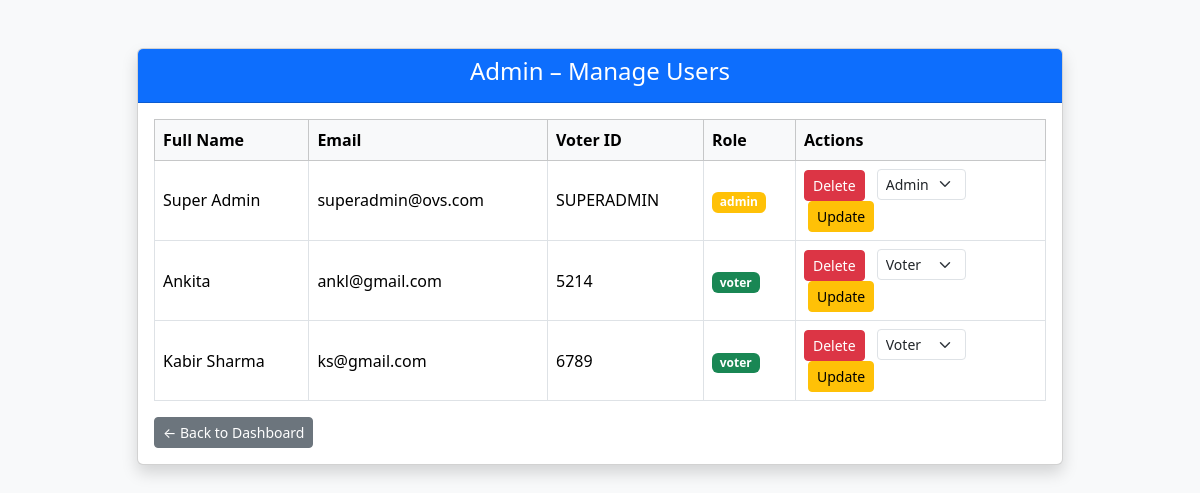
The app's page /admin/users (signed in) with its own data.
### tables this page shows
CREATE TABLE users (
            id INTEGER PRIMARY KEY AUTOINCREMENT,
            full_name TEXT NOT NULL,
            email TEXT UNIQUE NOT NULL,
            password TEXT NOT NULL,
            aadhaar_number TEXT UNIQUE NOT NULL,
            voter_id TEXT UNIQUE NOT NULL,
            role TEXT CHECK(role IN ('voter', 'admin')) NOT NULL
        );

### app.py (the view)
@app.route("/admin/users")
@admin_required
@login_required
def admin_users():
    conn = get_db_connection()
    users = conn.execute("""
        SELECT id, full_name, email, voter_id, role
        FROM users
        WHERE id != ?
    """, (session["user_id"],)).fetchall()
    conn.close()
    return render_template("admin/admin_users.html", users=users)

### app.py (called while the page is built)
def get_db_connection():
    conn = sqlite3.connect(DATABASE)
    conn.row_factory = sqlite3.Row
    return conn

def login_required(view_func):
    @wraps(view_func)
    def wrapper(*args, **kwargs):
        if "user_id" not in session:
            flash("Please login first", "danger")
            return redirect(url_for("login"))
        return view_func(*args, **kwargs)
    return wrapper

def admin_required(view_func):
    @wraps(view_func)
    def wrapper(*args, **kwargs):
        if "user_id" not in session:
            flash("Please login first", "danger")
            return redirect(url_for("login"))
        if session.get("role") != "admin":
            flash("Admin access required", "danger")
            return redirect(url_for("login"))
        return view_func(*args, **kwargs)
    return wrapper

### templates/admin/admin_users.html (shortened to what this page needs)
<!DOCTYPE html>
<html lang="en">
<head>
    <link href="https://cdn.jsdelivr.net/npm/bootstrap@5.3.2/dist/css/bootstrap.min.css" rel="stylesheet">
</head>
<body class="bg-light">
<div class="container mt-5">
    <div class="row justify-content-center">
        <div class="col-md-10">
            <div class="card shadow">
                <div class="card-header bg-primary text-white text-center">
                    <h4>Admin – Manage Users</h4>
                </div>
                <div class="card-body">
                    <table class="table table-bordered table-hover align-middle">
                        <thead class="table-light">
                            <tr>
                                <th>Full Name</th>
                                <th>Email</th>
                                <th>Voter ID</th>
                                <th>Role</th>
                                <th style="width: 250px;">Actions</th>
                            </tr>
                        </thead>
                        <tbody>
                        {% for user in users %}
                            <tr>
                                <td>{{ user.full_name }}</td>
                                <td>{{ user.email }}</td>
                                <td>{{ user.voter_id }}</td>
                                <td>
                                    <span class="badge {% if user.role == 'admin' %}bg-warning{% else %}bg-success{% endif %}">
                                        {{ user.role }}
                                    </span>
                                </td>
                                <td>
                                    <form action="/admin/delete-user/{{ user.id }}" method="POST" class="d-inline">
                                        <button class="btn btn-danger btn-sm"
                                                onclick="return confirm('Are you sure you want to delete this user?')">
                                            Delete
                                        </button>
                                    </form>
                                    <form action="/admin/update-role/{{ user.id }}" method="POST" class="d-inline ms-2">
                                        <select name="role" class="form-select form-select-sm d-inline w-auto">
                                            <option value="voter" {% if user.role == 'voter' %}selected{% endif %}>
                                                Voter
                                            </option>
                                            <option value="admin" {% if user.role == 'admin' %}selected{% endif %}>
                                                Admin
                                            </option>
                                        </select>
                                        <button class="btn btn-warning btn-sm ms-1">
                                            Update
                                        </button>
                                    </form>
                                </td>
                            </tr>
                        {% endfor %}
                        </tbody>
                    </table>
                    <div class="mt-3">
                        <a href="/admin" class="btn btn-secondary btn-sm">← Back to Dashboard</a>
                    </div>
                </div>
            </div>
        </div>
    </div>
</div>
</body>
</html>

### records on screen
users: full_name "Super Admin", email "superadmin@ovs.com", voter_id "SUPERADMIN", role "admin", role "Admin"
users: full_name "Ankita", email "ankl@gmail.com", voter_id "5214", role "voter", role "Voter"
users: full_name "Kabir Sharma", email "ks@gmail.com", voter_id "6789", role "voter", role "Voter"
